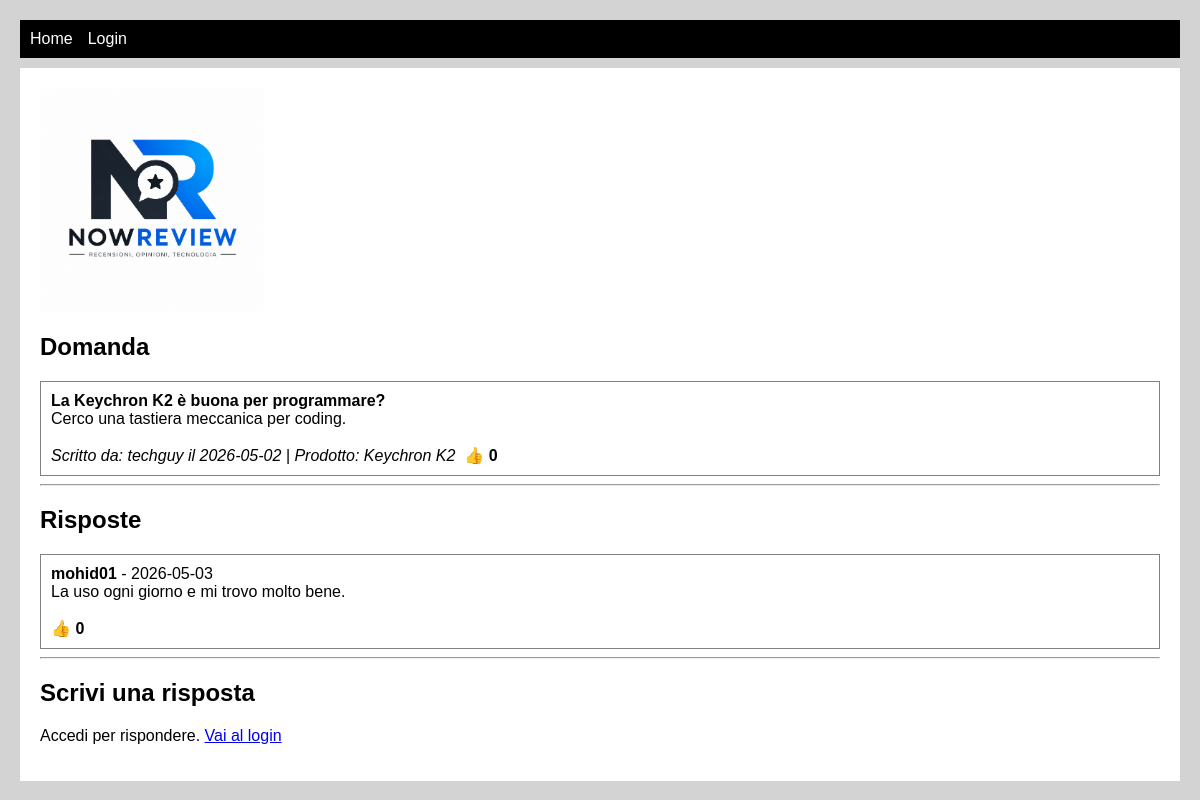
Page /website/frontend/risposta.php?id=11 on the committed database.
### tables this page shows
CREATE TABLE `interazione` (
  `id_interazione` int(11) NOT NULL,
  `UID` int(11) DEFAULT NULL,
  `data` date NOT NULL
);

CREATE TABLE `domanda` (
  `id_interazione` int(11) NOT NULL,
  `titolo` varchar(150) NOT NULL,
  `testo` text NOT NULL,
  `id_prodotto` int(11) NOT NULL
);

CREATE TABLE `utente` (
  `UID` int(11) NOT NULL,
  `username` varchar(50) NOT NULL,
  `nome` varchar(50) NOT NULL,
  `cognome` varchar(50) NOT NULL
);

CREATE TABLE `prodotto` (
  `id_prodotto` int(11) NOT NULL,
  `nome` varchar(100) NOT NULL,
  `descrizione` text DEFAULT NULL
);

CREATE TABLE `risposta` (
  `id_interazione` int(11) NOT NULL,
  `testo` text NOT NULL,
  `id_domanda` int(11) NOT NULL
);

### website/frontend/risposta.php (the view, shortened to what this page needs)
<?php
require "../backend/config.php";
$isLoggedIn = isset($_SESSION["uid"]);
$navLinks = $isLoggedIn
    ? '<a href="index.html">Home</a><a href="profilo.php">Profilo</a><a href="forum.php">Forum</a><a href="recensioni.php">Recensioni</a>'
    : '<a href="index.html">Home</a><a href="login.html">Login</a>';
$id_domanda = $_GET["id"] ?? null;
$rispostaFormAllowed = $isLoggedIn;
$query = "SELECT i.id_interazione, i.UID, i.data, d.titolo, d.testo, d.id_prodotto, p.nome AS prod_nome, u.username,
                 COUNT(l.UID) AS num_like
          FROM interazione i
          JOIN domanda d ON i.id_interazione = d.id_interazione
          JOIN prodotto p ON d.id_prodotto = p.id_prodotto
          JOIN utente u ON i.UID = u.UID
          LEFT JOIN `like` l ON i.id_interazione = l.id_interazione
          WHERE i.id_interazione = :id
          GROUP BY i.id_interazione";
$stm = $pdo->prepare($query);
$stm->execute([":id" => $id_domanda]);
$domanda = $stm->fetch();
$query = "SELECT i.id_interazione, i.UID, i.data, r.testo, u.username,
                 COUNT(l.UID) AS num_like
          FROM interazione i
          JOIN risposta r ON i.id_interazione = r.id_interazione
          JOIN utente u ON i.UID = u.UID
          LEFT JOIN `like` l ON i.id_interazione = l.id_interazione
          WHERE r.id_domanda = :id_domanda
          GROUP BY i.id_interazione
          ORDER BY i.id_interazione ASC";
$stm = $pdo->prepare($query);
$stm->execute([":id_domanda" => $id_domanda]);
$risposte = $stm->fetchAll();
?>
<!DOCTYPE html>
<html lang="it">
<head>
    <link rel="stylesheet" href="stile.css">
</head>
<body>
    <nav>
        <?php echo $navLinks; ?>
    </nav>
    <div class="contenuto">
        <img src="logo.png" class="logo">
        <h2>Domanda</h2>
        <?php if ($domanda): ?>
            <div class="box">
                <b><?php echo htmlspecialchars($domanda['titolo']); ?></b><br>
                <?php echo htmlspecialchars($domanda['testo']); ?><br><br>
                <i>Scritto da: <?php echo htmlspecialchars($domanda['username']); ?> il <?php echo htmlspecialchars($domanda['data']); ?> | Prodotto: <?php echo htmlspecialchars($domanda['prod_nome']); ?></i>&nbsp;
                <b>👍 <?php echo htmlspecialchars($domanda['num_like']); ?></b>
            </div>
        <?php else: ?>
            <p>Domanda non trovata.</p>
            <a href="forum.php"><button>Torna al Forum</button></a>
        <?php endif; ?>
        <hr>
        <h2>Risposte</h2>
        <?php if (count($risposte) > 0): ?>
            <?php foreach ($risposte as $risp): ?>
                <div class="box">
                    <b><?php echo htmlspecialchars($risp['username']); ?></b> - <?php echo htmlspecialchars($risp['data']); ?><br>
                    <?php echo htmlspecialchars($risp['testo']); ?><br><br>
                    <b>👍 <?php echo htmlspecialchars($risp['num_like']); ?></b>
                </div>
            <?php endforeach; ?>
        <?php else: ?>
            <p>Nessuna risposta ancora.</p>
        <?php endif; ?>
        <hr>
        <h2>Scrivi una risposta</h2>
        <?php if ($rispostaFormAllowed): ?>
        <form action="../backend/risposta_create.php" method="POST">
            <input type="hidden" name="id_domanda" value="<?php echo htmlspecialchars($id_domanda); ?>">
            <label>La tua risposta</label>
            <textarea name="testo" rows="5" required></textarea>
            <button type="submit">Invia risposta</button>
        </form>
        <?php else: ?>
            <p>Accedi per rispondere. <a href="login.html">Vai al login</a></p>
        <?php endif; ?>
    </div>
</body>
</html>

### website/frontend/stile.css (style rules this page uses)
body { font-family: Arial; background-color: lightgray; margin: 20px; }
nav { background-color: black; padding: 10px; }
nav a { color: white; text-decoration: none; margin-right: 15px; }
.contenuto { background-color: white; padding: 20px; margin-top: 10px; }
.box { border: 1px solid gray; padding: 10px; margin-top: 10px; }
.logo { width: 225px; display: block; margin-bottom: 20px; }

### rows in the picture
interazione: domanda.titolo "La Keychron K2 è buona per programmare?", domanda.testo "Cerco una tastiera meccanica per coding.", UID.username "techguy", data "2026-05-02", prodotto.nome "Keychron K2"
interazione: UID.username "mohid01", data "2026-05-03", risposta.testo "La uso ogni giorno e mi trovo molto bene.", num_like "0"

### other values in the picture
$domanda['num_like'] "0"
